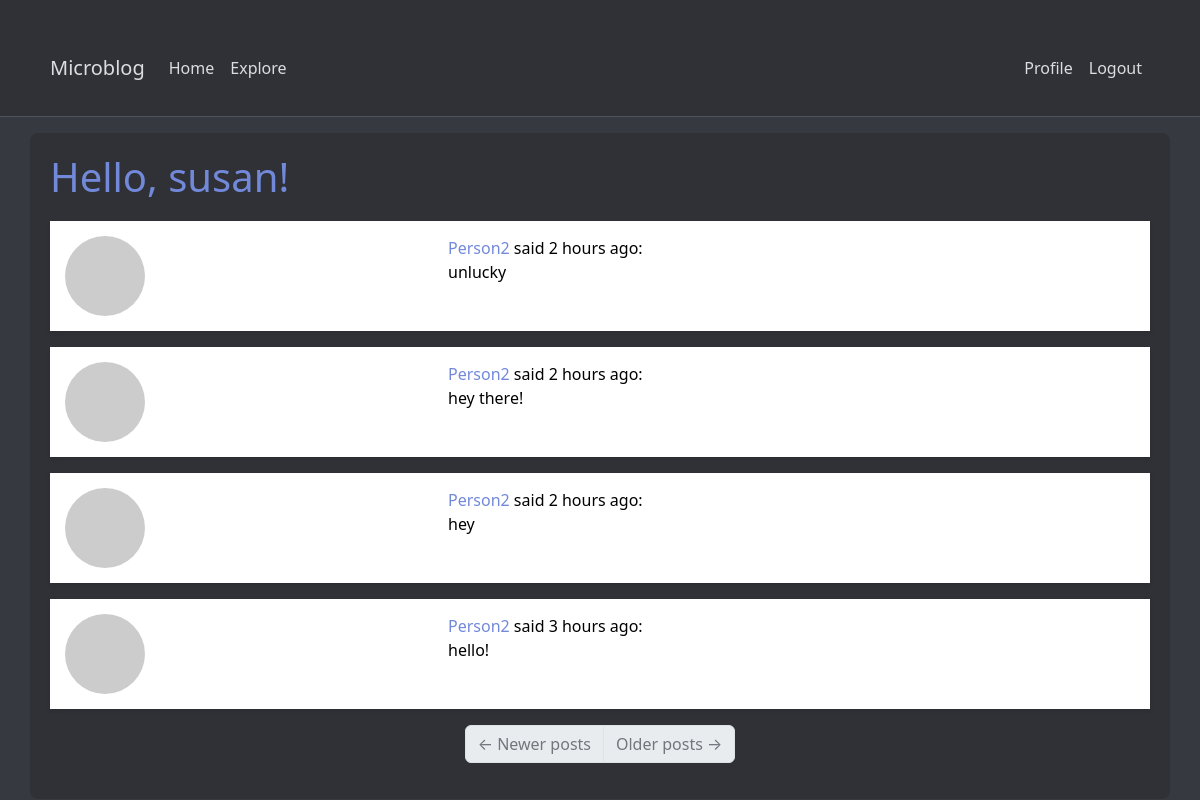
Page /explore (signed in) on the committed database.
### app/models.py (models this page shows, shortened)
class User(UserMixin,db.Model):
    id: so.Mapped[int] = so.mapped_column(primary_key=True)
    username: so.Mapped[str] = so.mapped_column(sa.String(64), unique=True, index=True)
    email: so.Mapped[str] = so.mapped_column(sa.String(120), unique=True)
    password_hash: so.Mapped[str] = so.mapped_column(sa.String(128))
    posts: so.WriteOnlyMapped['Post'] = so.relationship('Post', back_populates='author')
    about_me: so.Mapped[Optional[str]] = so.mapped_column(sa.String(140))
    last_seen: so.Mapped[datetime] = so.mapped_column(default=lambda:datetime.now(timezone.utc))
    following: so.WriteOnlyMapped['User'] = so.relationship(
        secondary=followers, primaryjoin=(followers.c.follower_id == id),
        secondaryjoin=(followers.c.followed_id == id),
        back_populates='followers'
    )
    followers: so.WriteOnlyMapped['User'] = so.relationship(
        secondary=followers, primaryjoin=(followers.c.followed_id == id),
        secondaryjoin=(followers.c.follower_id == id),
        back_populates='following'
    )
    def avatar(self, size):
        digest = md5(self.email.lower().encode('utf-8')).hexdigest()
        return f'https://www.gravatar.com/avatar/{digest}?d=identicon&s={size}'

class Post(db.Model):
    id: so.Mapped[int] = so.mapped_column(primary_key=True)
    body: so.Mapped[str] = so.mapped_column(sa.String(140))
    timestamp: so.Mapped[datetime] = so.mapped_column(sa.DateTime, index=True, default=datetime.now(timezone.utc))
    user_id: so.Mapped[int] = so.mapped_column(sa.Integer, sa.ForeignKey('user.id'), index=True)
    author: so.Mapped[User] = so.relationship('User', back_populates='posts')

### app/routes.py (the view)
@app.route('/explore')
@login_required
def explore():
    page = request.args.get('page', 1, type=int)
    query = sa.select(Post).order_by(Post.timestamp.desc())
    posts = db.paginate(query, page = page,
                        per_page=app.config['POSTS_PER_PAGE'],
                        error_out=False)
    next_url = url_for('explore', page=posts.next_num) \
        if posts.has_next else None
    prev_url = url_for('explore', page=posts.prev_num) \
        if posts.has_prev else None
    return render_template('index.html', title='Explore', posts=posts.items, next_url=next_url, prev_url=prev_url)

### app/models.py (called while the page is built)
def load_user(id):
    return User.query.get(int(id))

### app/routes.py (called while the page is built)
@app.before_request
def before_request():
    if current_user.is_authenticated:
        current_user.last_seen = datetime.now(timezone.utc)
        db.session.commit()

### app/templates/index.html (shortened to what this page needs)
{% extends "base.html" %}
{% block content %}
<html>
        <head>
        </head>
        <body>
            <h1>Hello, {{ current_user.username }}!</h1>
            {% for post in posts %}
                {% include '_post.html' %}
            {% endfor %}
            <nav aria-label="Post navigation">
                <ul class="pagination">
                    <li class="page-item{% if not prev_url %} disabled{% endif %}">
                        <a class="page-link" href="{{ prev_url }}">
                            <span aria-hidden="true">&larr;</span> Newer posts
                        </a>
                    </li>
                    <li class="page-item{% if not next_url %} disabled{% endif %}">
                        <a class="page-link" href="{{ next_url }}">
                            Older posts <span aria-hidden="true">&rarr;</span>
                        </a>
                    </li>
                </ul>
            </nav>
        </body>
{% endblock %}

### app/templates/_post.html
<table class="table table-hover">
    <tr>
        <td width="70px">
            <a href="{{ url_for('user', username=post.author.username) }}">
                <img src="{{ post.author.avatar(70) }}" />
            </a>
        </td>
        <td>
            <a href="{{ url_for('user', username=post.author.username) }}">
                {{ post.author.username }}
            </a>
            said {{ moment(post.timestamp).fromNow() }}:
            <br>
            {{ post.body }}
        </td>
    </tr>
</table>

### app/static/styles/discord-theme.css (style rules this page uses)
:root { --discord-dark: #36393f; --discord-light: #2f3136; --discord-accent: #7289da; --discord-hover: #4f545c; --discord-error: #f04747; --discord-success: #43b581; --discord-text: #dcddde; --discord-muted: #72767d; }
body { background-color: var(--discord-dark); color: var(--discord-text); }
.table { background-color: var(--discord-light); border: none; box-shadow: 0 2px 4px rgba(0,0,0,0.1); }
.table td { border: none; padding: 15px; }
.table td:first-child { width: auto; padding: 15px; }
img { border-radius: 50%; margin-right: 10px; }
a { color: var(--discord-accent); text-decoration: none; }
.pagination { justify-content: center; }
.page-link { color: var(--discord-text); background-color: var(--discord-light); border: 1px solid var(--discord-hover); }
.page-item.disabled .page-link { color: var(--discord-muted); }
h1 { color: var(--discord-accent); margin-bottom: 20px; }

### rows in the picture
User: username "susan"
Post: author.username "Person2", timestamp "2 hours ago", body "unlucky"
Post: author.username "Person2", timestamp "2 hours ago", body "hey there!"
Post: author.username "Person2", timestamp "2 hours ago", body "hey"
Post: author.username "Person2", timestamp "3 hours ago", body "hello!"
